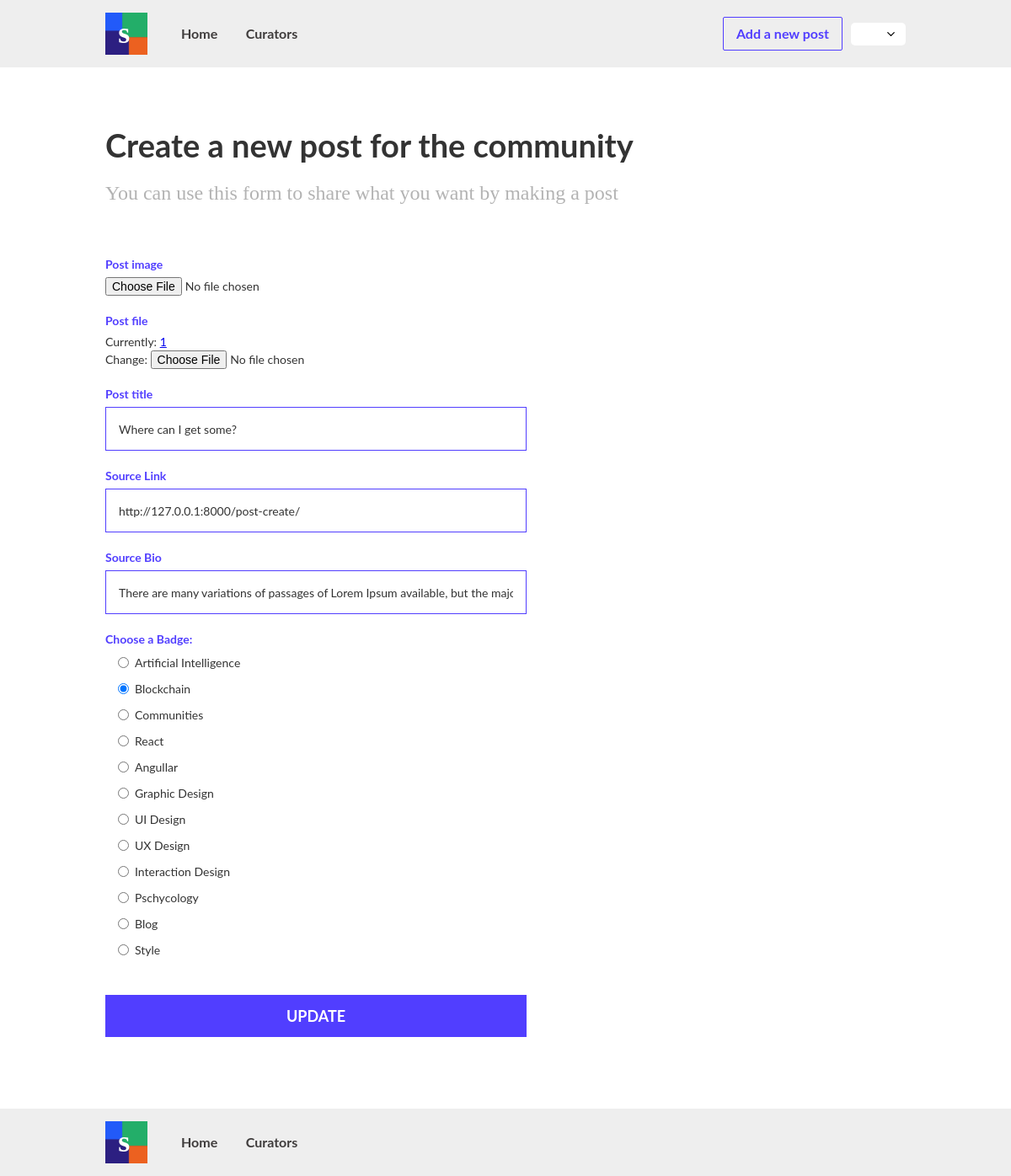
Page /post/8/update/ (signed in) on the earlier database version.
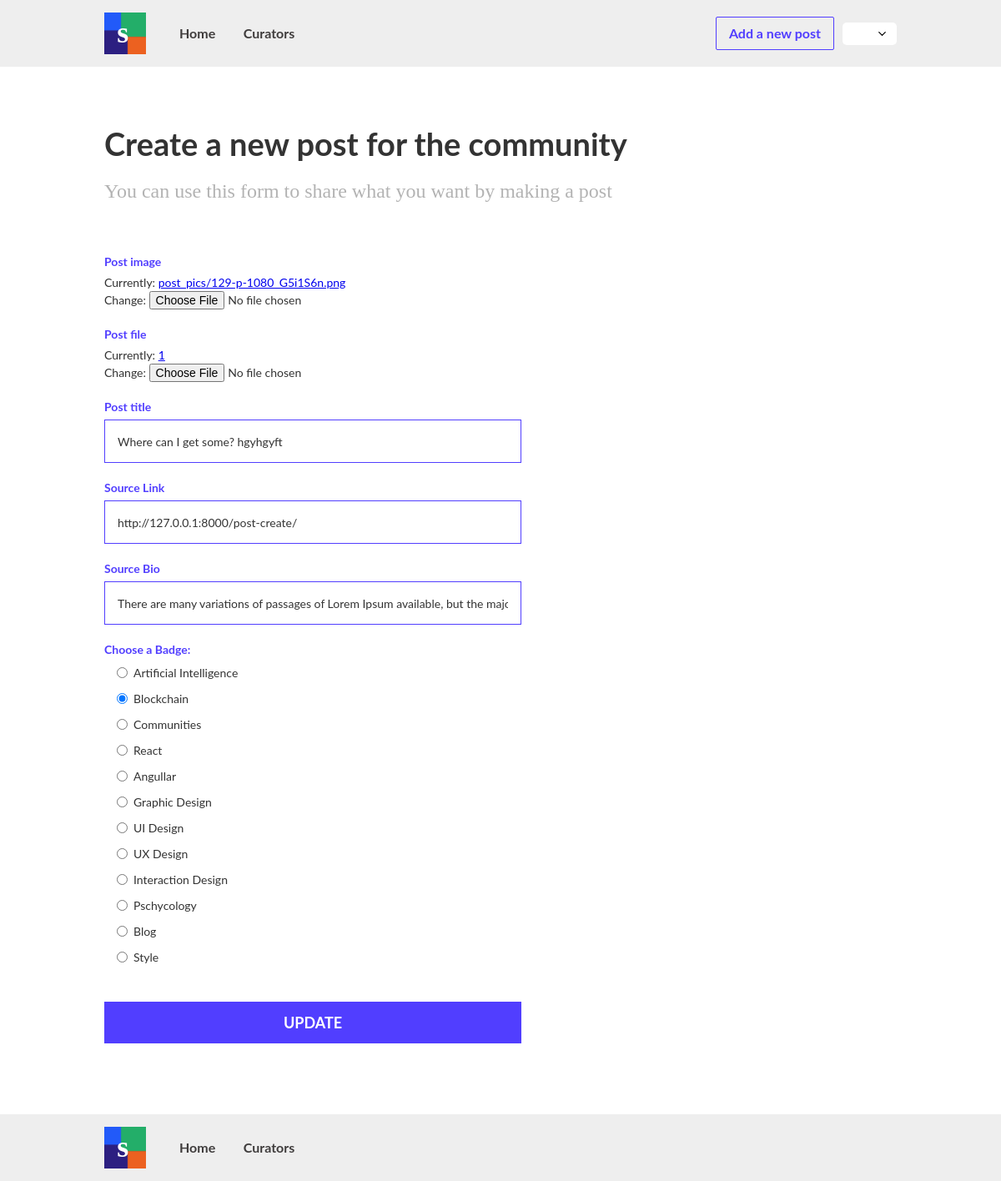
Same page on the later database version.
### skillbook_app/models.py (models this page shows, shortened)
class Post(models.Model):
    category = models.ForeignKey(PostCategory, on_delete=models.CASCADE, related_name='posts')
    title = models.CharField(max_length=100)
    content = models.TextField()
    image = models.ImageField(upload_to='post_pics')
    file = models.FileField(upload_to='post_files')
    source_link = models.URLField(max_length=200)
    date_posted = models.DateTimeField(auto_now_add=True, auto_now=False)
    author = models.ForeignKey(Profile, on_delete=models.CASCADE, related_name='posts')
    liked = models.ManyToManyField(Profile, related_name='liked_posts', blank=True)

### skillbook_app/views.py (the view, shortened to what this page needs)
# urls.py: path('post/<int:pk>/update/', PostUpdateView.as_view(), name='post_update'),
class PostUpdateView(LoginRequiredMixin, SuccessMessageMixin, UpdateView):
    model = Post
    form_class = PostForm
    template_name = 'posts/post_update.html'
    success_message = 'Successfully updated your post.'
    def get_context_data(self, **kwargs):
        context = super().get_context_data(**kwargs)
        context['category_id'] = self.get_object().category.pk
        return context

### skillbook_app/forms.py
class PostForm(forms.ModelForm):
    class Meta:
        model = Post
        fields = ('title', 'source_link', 'content', 'category', 'image', 'file')
        widgets = {
            'title': forms.TextInput(attrs={
                'class': 'text-field w-input',
                'placeholder': 'eg. 5 ways to be a better developer',
                'required': True
            }),
            'source_link': forms.URLInput(attrs={
                'class': 'text-field w-input',
                'placeholder': 'eg. google.com',
                'required': True
            }),
            'content': forms.TextInput(attrs={
                'class': 'text-field w-input',
                'placeholder': 'eg. Why this source is important?',
                'required': True
            }),
            'category': forms.RadioSelect(attrs={
                'required': True
            }),
        }

### templates/posts/post_update.html (shortened to what this page needs)
{% extends 'base.html' %}
{% block content %}
<div class="wrap">
    <div class="div-block">
      <h1 class="title">Create a new post for the community</h1>
      <h3 class="sub-head">
          You can use this form to share what you want by making a post
      </h3>
      <div class="form-block-2 w-form">
        <form id="form" name="form" data-name="Post Form" action="." method="post" enctype="multipart/form-data">
            <label for="image" class="field-label">Post image</label>
            {{ form.image }}
            <br>
            <br>
            <label for="image" class="field-label">Post file</label>
            {{ form.file }}
            <br>
            <br>
            <label for="title" class="field-label">Post title</label>
            {{ form.title }}
            <label for="source_link" class="field-label">Source Link</label>
            {{ form.source_link }}
            <label for="content" class="field-label">Source Bio</label>
            {{ form.content }}
            <label for="Post-bio" class="field-label">Choose a Badge:</label>
          <div class="cattegories_selection">
              {% for category in form.fields.category.queryset %}
                  <label class="radio-button-field w-radio">
                      <input {% if category.pk == category_id %} checked {% endif %} required type="radio" data-name="Radio" id="{{ category.name }}" name="category" value="{{ category.pk }}" class="w-form-formradioinput w-radio-input">
                      <span for="{{ category.name }}" class="w-form-label">{{ category.name }}</span>
                  </label>
              {% endfor %}
          </div>
          <button type="submit" data-wait="Please wait..." class="submit-button-2 w-button">Update</button>
        </form>
      </div>
    </div>
  </div>
{% endblock %}

Differences in the rows shown:
changed Post "http://127.0.0.1:8000/post-create/": title "Where can I get some?" → "Where can I get some? hgyhgyft"
Other differences:
text now shown: "Currently: post_pics/129-p-1080_G5i1S6n.png Change:"
